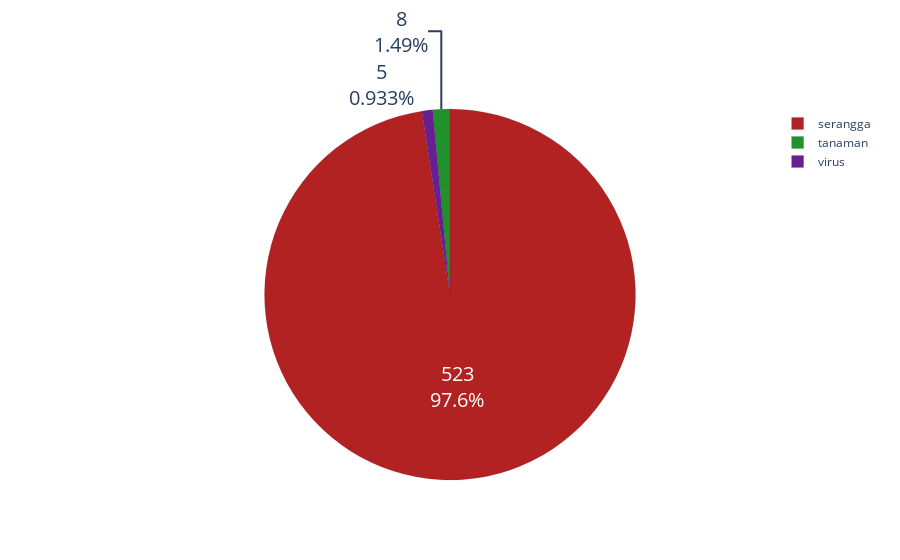

Notebook code cell kept with this figure:
### Markdown cell above
## proporsi

### Code cell
# cuma tampilan
import plotly.graph_objects as go

data = df_node.groupby(['group','color']).agg({'group': ['count'], }).reset_index().sort_values(
    ('group', 'count'),ascending=False
).reset_index(drop=True).values
labels = [i[0] for i in data]
colors = [i[1] for i in data]
slices = [i[2] for i in data]

fig = go.Figure(data=[go.Pie(labels=labels,values=slices)])
fig.update_traces(hoverinfo='label+percent', textinfo='value+percent', textfont_size=20, marker=dict(colors=colors, line=dict(color='#000000', width=0.1)))
fig.show()

### Figure 1 — Plotly figure (JSON) as saved in the notebook; plotly's stock layout.template omitted (floating-point values rounded to 4 significant figures)
{"data": [{"hoverinfo": "label+percent", "labels": ["serangga", "tanaman", "virus"], "marker": {"colors": ["#b22222", "#1f922b", "#671f92"], "line": {"color": "#000000", "width": 0.1}}, "textfont": {"size": 20}, "textinfo": "value+percent", "type": "pie", "values": [523, 8, 5]}], "layout": {}}
